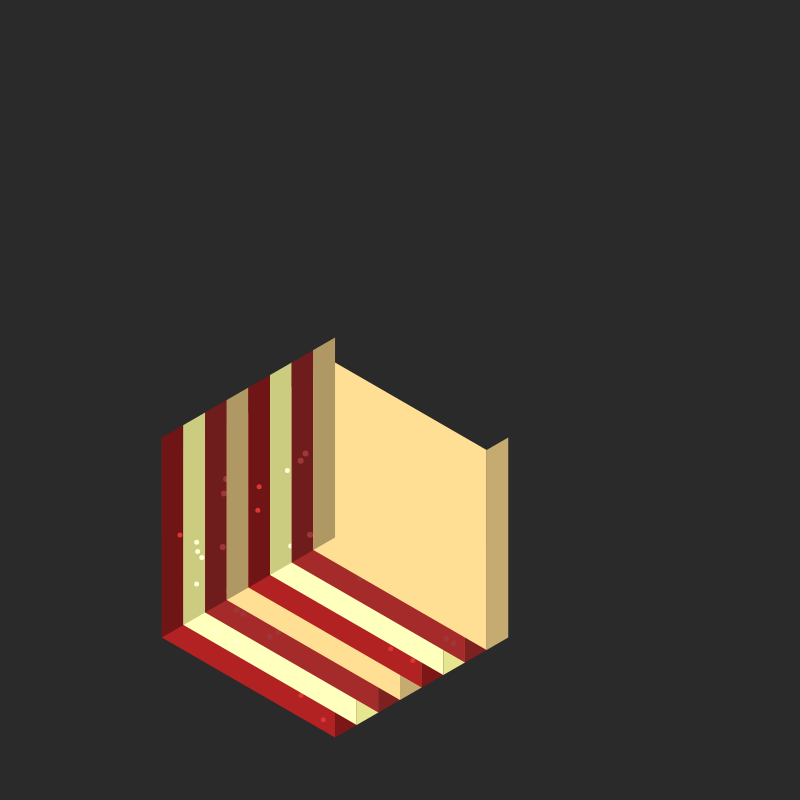
Frame 1 (no input)
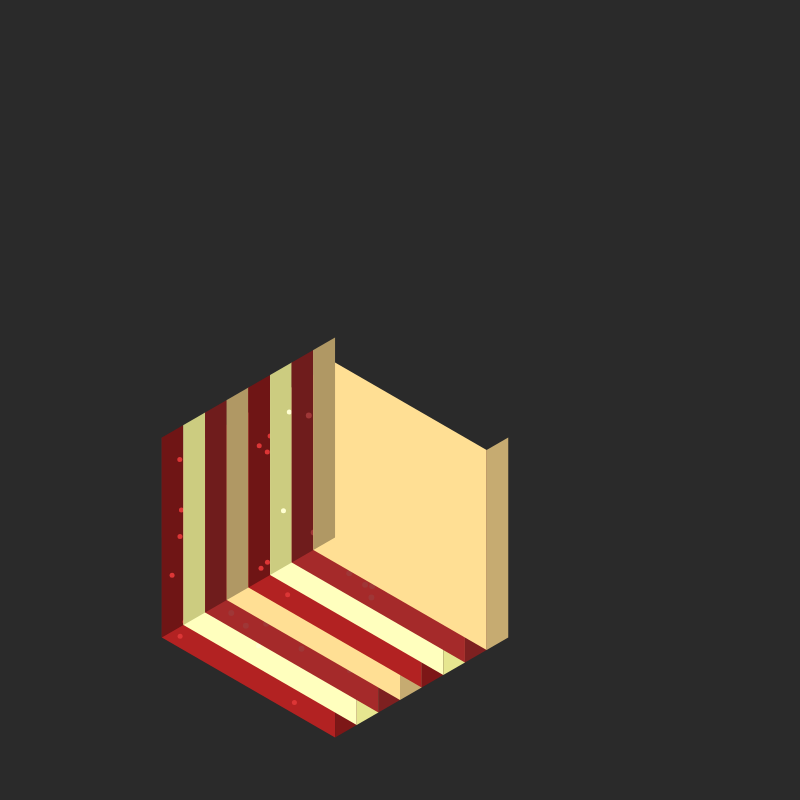
Frame 60 (no input)
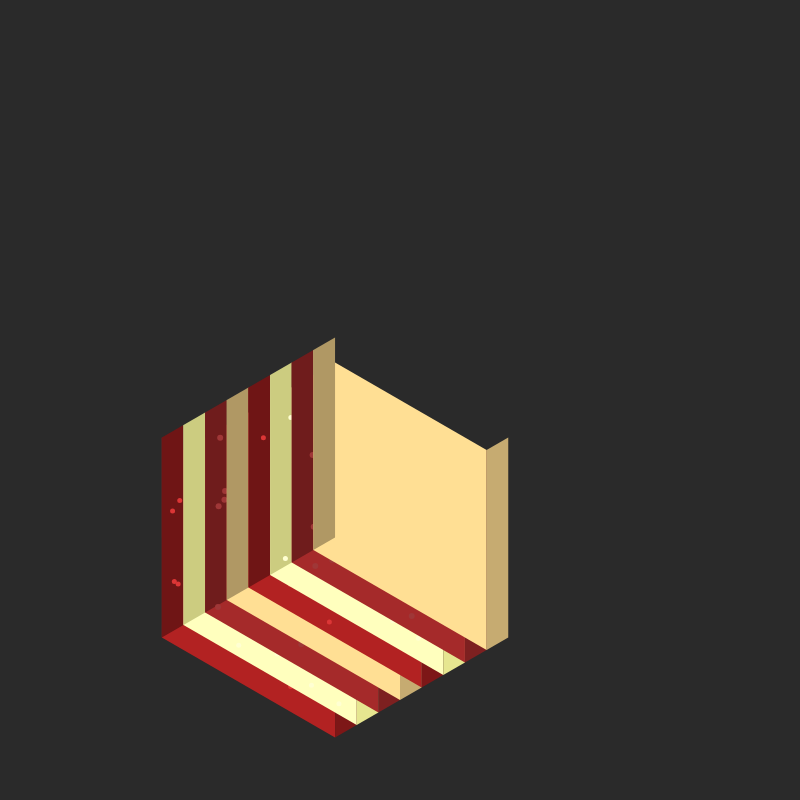
Frame 120 (the mouse pressed at the canvas centre since frame 60)

The p5.js sketch that drew these frames (run headless with seeded random() and noise() and a simulated clock; from frame 60 on, the mouse is pressed at the canvas centre):

// p5.js sketch
// ── sketch.js
let layers = [];
const LAYER_COUNT = 8;
const SQRT3 = Math.sqrt(3);

class LasagnaLayer {
    constructor(z, type, state = 'active') {
        this.z = z;
        this.type = type;
        this.width = 200;  // Increased size
        this.height = 200;
        this.depth = 25;
        this.offset = 0;
        this.state = state;
        
        // Animation properties
        this.entryProgress = (state === 'entering') ? 0 : 1;
        this.exitProgress = (state === 'exiting') ? 0 : 1;
        this.xOffset = (state === 'entering') ? -400 : 0;
    }

    isoProject(x, y, z) {
        return {
            x: (SQRT3 * x - SQRT3 * z) / 2,
            y: (x + 2 * y + z) / 2
        };
    }

    drawShape(points) {
        beginShape();
        for (let p of points) {
            let iso = this.isoProject(
                p.x + this.xOffset, 
                p.y, 
                p.z + this.z + this.offset
            );
            vertex(iso.x, iso.y);
        }
        endShape(CLOSE);
    }

    draw() {
        noStroke();
        
        // Set colors based on layer type
        let mainColor, sideColor;
        switch(this.type) {
            case 'pasta':
                mainColor = color(255, 223, 148);
                sideColor = color(220, 190, 125);
                break;
            case 'meat':
                mainColor = color(165, 42, 42);
                sideColor = color(139, 35, 35);
                break;
            case 'cheese':
                mainColor = color(255, 255, 190);
                sideColor = color(255, 255, 160);
                break;
            case 'sauce':
                mainColor = color(178, 34, 34);
                sideColor = color(139, 26, 26);
                break;
        }

        // Apply opacity for entering/exiting animations
        let opacity = 255;
        if (this.state === 'entering') {
            opacity = map(this.entryProgress, 0, 1, 100, 255);
        } else if (this.state === 'exiting') {
            opacity = map(this.exitProgress, 0, 1, 255, 100);
        }
        
        mainColor.setAlpha(opacity);
        sideColor.setAlpha(opacity);

        // Top face
        fill(mainColor);
        this.drawShape([
            {x: -this.width/2, y: 0, z: 0},
            {x: this.width/2, y: 0, z: 0},
            {x: this.width/2, y: this.height, z: 0},
            {x: -this.width/2, y: this.height, z: 0}
        ]);

        // Right face
        fill(sideColor.levels[0] * 0.9, sideColor.levels[1] * 0.9, sideColor.levels[2] * 0.9, opacity);
        this.drawShape([
            {x: this.width/2, y: 0, z: 0},
            {x: this.width/2, y: 0, z: -this.depth},
            {x: this.width/2, y: this.height, z: -this.depth},
            {x: this.width/2, y: this.height, z: 0}
        ]);

        // Left face
        fill(sideColor.levels[0] * 0.8, sideColor.levels[1] * 0.8, sideColor.levels[2] * 0.8, opacity);
        this.drawShape([
            {x: -this.width/2, y: this.height, z: 0},
            {x: -this.width/2, y: this.height, z: -this.depth},
            {x: -this.width/2, y: 0, z: -this.depth},
            {x: -this.width/2, y: 0, z: 0}
        ]);

        // Add texture details
        if (this.type === 'cheese') {
            this.drawTextureDetails(mainColor, 20, 5);
        } else if (this.type === 'meat') {
            this.drawTextureDetails(sideColor, 30, 6);
        } else if (this.type === 'sauce') {
            this.drawTextureDetails(color(200, 34, 34, opacity), 25, 5);
        }
    }

    drawTextureDetails(baseColor, count, size) {
        fill(red(baseColor) + 20, green(baseColor) + 20, blue(baseColor) + 20, baseColor.levels[3]);
        for (let i = 0; i < count; i++) {
            let x = random(-this.width/2 + 10, this.width/2 - 10);
            let y = random(10, this.height - 10);
            let iso = this.isoProject(x + this.xOffset, y, this.z + this.offset);
            circle(iso.x, iso.y, size);
        }
    }

    update() {
        // Handle entry animation
        if (this.state === 'entering') {
            this.entryProgress = min(this.entryProgress + 0.05, 1);
            this.xOffset = lerp(-400, 0, this.entryProgress);
            if (this.entryProgress >= 1) {
                this.state = 'active';
            }
        }
        
        // Handle exit animation
        if (this.state === 'exiting') {
            this.exitProgress = min(this.exitProgress + 0.05, 1);
            this.xOffset = lerp(0, 400, this.exitProgress);
        }
    }
}

function setup() {
    createCanvas(800, 800);
    
    // Create initial lasagna layers
    let z = 0;
    let layerTypes = ['pasta', 'meat', 'cheese', 'sauce'];
    for (let i = 0; i < LAYER_COUNT; i++) {
        layers.push(new LasagnaLayer(z, layerTypes[i % 4]));
        z += 25;
    }
}

function draw() {
    background(42);
    translate(width/2, height/2);
    
    // Update and manage layers
    for (let i = layers.length - 1; i >= 0; i--) {
        layers[i].update();
        
        // Remove fully exited layers
        if (layers[i].state === 'exiting' && layers[i].exitProgress >= 1) {
            layers.splice(i, 1);
            continue;
        }
        
        layers[i].draw();
    }
    
    // Add new layer when needed
    if (frameCount % 120 === 0) {  // Adjust timing here
        // Start exit animation for bottom layer
        if (layers.length >= LAYER_COUNT) {
            layers[0].state = 'exiting';
        }
        
        // Create new layer at top
        let newZ = (layers.length > 0) ? layers[layers.length - 1].z + 25 : 0;
        let newType = ['pasta', 'meat', 'cheese', 'sauce'][layers.length % 4];
        layers.push(new LasagnaLayer(newZ, newType, 'entering'));
        
        // Adjust all layers' z positions
        for (let i = 0; i < layers.length - 1; i++) {
            layers[i].z -= 25;
        }
    }
}
